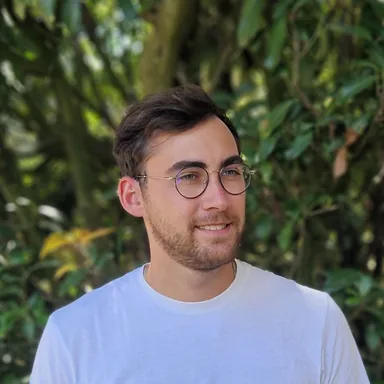
#> input picture assets/me.webp, 384 x 384 px
$ python make-field.py
#> lines starting #> are read from the running program, lines starting #| are printed output that depends on the picture
# Génère assets/me-field.png : le portrait vu comme un champ scalaire
# (luminance échantillonnée sur une grille 40x40, colormap "inferno").
# Lancé une fois à la main (Pillow requis) ; le PNG produit est versionné.
import sys, os
from PIL import Image, ImageOps
here = os.path.dirname(os.path.abspath(__file__))
src = os.path.join(here, "..", "assets", "me.webp")
N = 40
im = Image.open(src).convert("RGB").resize((N, N), Image.LANCZOS)
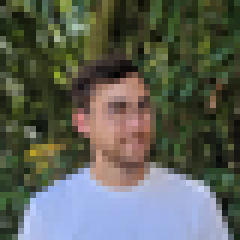
#> im: PIL image 40x40 RGB (shown 6 times larger); mean R, G, B 92.7, 96.6, 87
g = ImageOps.autocontrast(ImageOps.grayscale(im), cutoff=1)
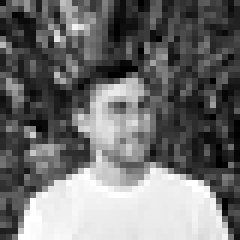
#> g: PIL image 40x40 L (shown 6 times larger); min 0, max 255, mean 111.5
def inferno(t):
#> called with t = 0
    c0=(0.0002189403691192265,0.001651004631001012,-0.01948089843709184)
    c1=(0.1065134194856116,0.5639564367884091,3.932712388889277)
    c2=(11.60249308247187,-3.972853965665698,-15.9423941062914)
    c3=(-41.70399613139459,17.43639888205313,44.35414519872813)
    c4=(77.162935699427,-33.40235894210092,-81.80730925738993)
    c5=(-71.31942824499214,32.62606426397723,73.20951985803202)
    c6=(25.13112622477341,-12.24266895238567,-23.07032500287172)
    out=[]
    for k in range(3):
        v=c0[k]+t*(c1[k]+t*(c2[k]+t*(c3[k]+t*(c4[k]+t*(c5[k]+t*c6[k])))))
        out.append(max(0,min(255,round(v*255))))
    return tuple(out)
lut=[inferno(i/255) for i in range(256)]
out = Image.new("RGB", (N, N))
#> out: PIL image 40x40 RGB; every value is 0
out.putdata([lut[v] for v in g.getdata()])
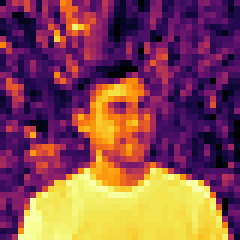
#> out: PIL image 40x40 RGB (shown 6 times larger); mean R, G, B 133.9, 74.5, 81.9
out.save(os.path.join(here, "..", "assets", "me-field.png"), optimize=True)
print("ok", os.path.getsize(os.path.join(here, "..", "assets", "me-field.png")))
